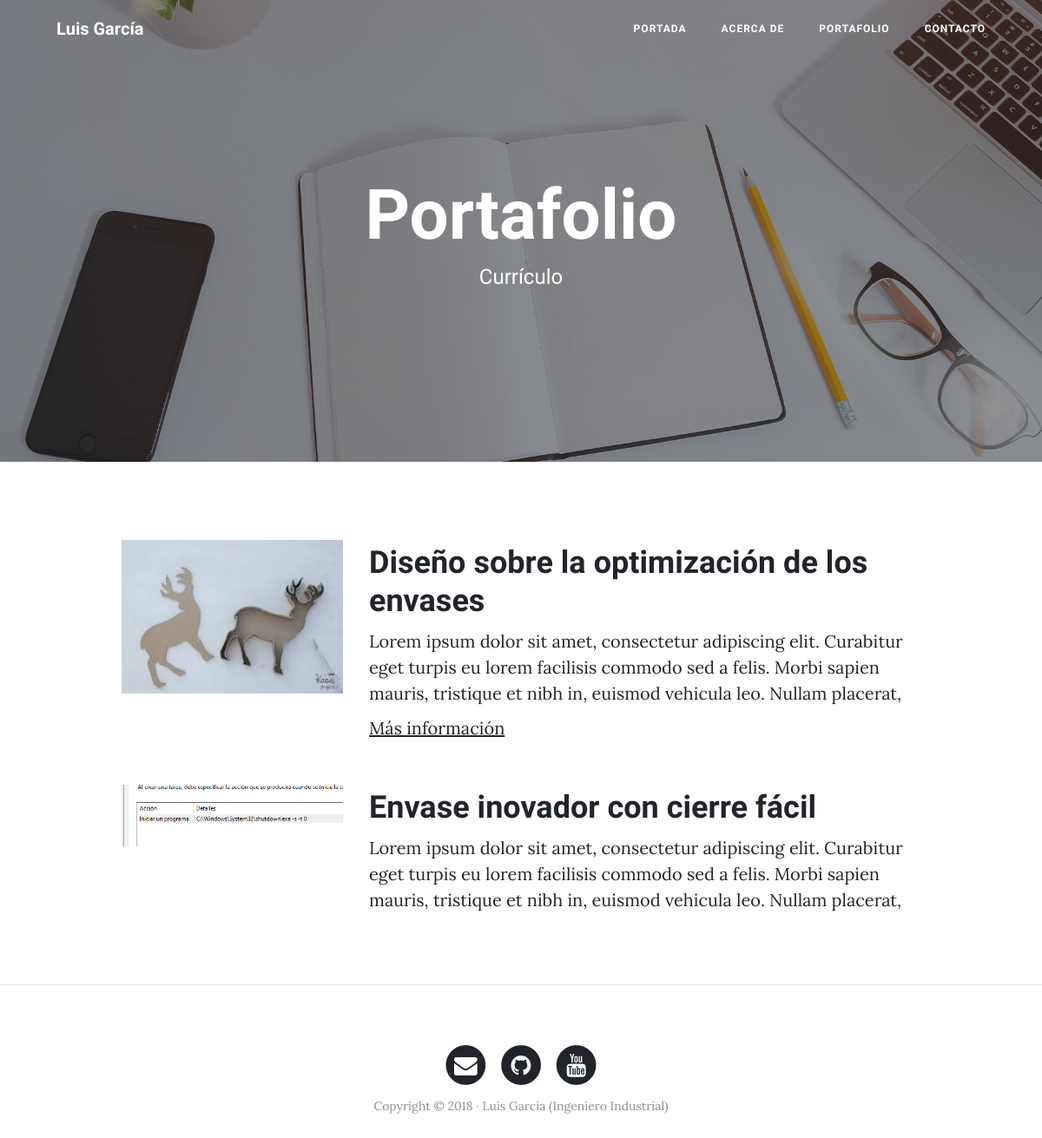
The app's page /portfolio with its own data.
### portfolio/models.py (models this page shows, shortened)
class Project(models.Model):
    title       = models.CharField(max_length=200, verbose_name = 'Título')
    description = models.TextField(verbose_name = 'Descripción')
    image       = models.ImageField(verbose_name = 'Imagen', upload_to='projects')
    link        = models.URLField(verbose_name = 'Dirección web', null=True, blank=True)
    created     = models.DateTimeField(auto_now_add=True, verbose_name = 'Fecha de creación')
    updated     = models.DateTimeField(auto_now=True, verbose_name = 'Fecha de edición')
    class Meta:
        verbose_name = 'proyecto'
        verbose_name_plural = 'proyectos'
        ordering = ['created']

### portfolio/views.py (the view)
# urls.py: path('portfolio',   portfolio_views.portfolio,    name='portfolio'),
def portfolio(request):
    projects = Project.objects.all()
    return render(request, "portfolio/portfolio.html", {'projects':projects})

### portfolio/templates/portfolio/portfolio.html (shortened to what this page needs)
{% extends 'core/base.html' %}
{% block background %}{% load static %}{% static 'core/img/portfolio-bg.jpg' %}{% endblock %}
{% block headers %}
    <h1>Portafolio</h1>
	<span class="subheading">Currículo</span>
{% endblock %}
{% block content %}
    {% for project in projects %}
        <div class="row project">
            <div class="col-lg-3 col-md-4 offset-lg-1">
                <img class="img-fluid" src="{{ project.image.url }}" alt="">
            </div>
            <div class="col-lg-7 col-md-8">
                <h2 class="section-heading title">{{ project.title }}</h2>
                <p>{{ project.description }}</p>
                {% if project.link %}
                    <p><a href="{{ project.link }}" target="_blank">Más información</a></p>
                {% endif %}
            </div>
        </div>
    {% endfor %}
{% endblock %}

### records on screen
Project: image (picture), title "Diseño sobre la optimización de los envases", description "Lorem ipsum dolor sit amet, consectetur adipiscing elit. Curabitur eget turpis eu lorem facilisis commodo sed a felis. Morbi sapien mauris, tristique et nibh in, euismod vehicula leo. Nullam placerat,"
Project: image (picture), title "Envase inovador con cierre fácil", description "Lorem ipsum dolor sit amet, consectetur adipiscing elit. Curabitur eget turpis eu lorem facilisis commodo sed a felis. Morbi sapien mauris, tristique et nibh in, euismod vehicula leo. Nullam placerat,"
